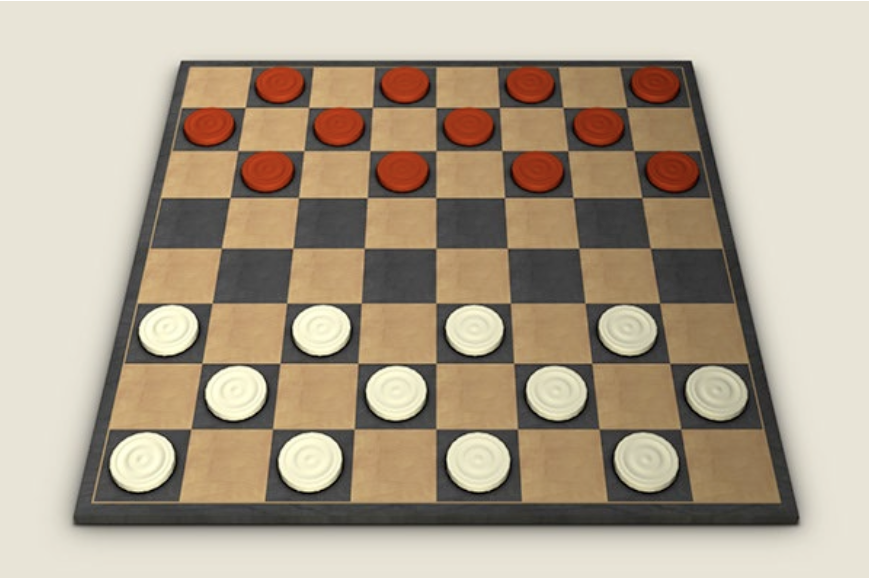
#> input picture hw1/1.png, 870 x 580 px
$ python hw1_4.py ../1.png
#> lines starting #> are read from the running program, lines starting #| are printed output that depends on the picture
import sys
import cv2
import numpy as np

def count_checker_pieces(image_path):
    # 이미지 읽기
#> called with image_path = '../1.png'
    img = cv2.imread(image_path)
#> img is the input picture: shape (580, 870, 3); mean B, G, R 143.4, 163.2, 177.2

    # 그레이스케일로 변환
    gray = cv2.cvtColor(img, cv2.COLOR_BGR2GRAY)
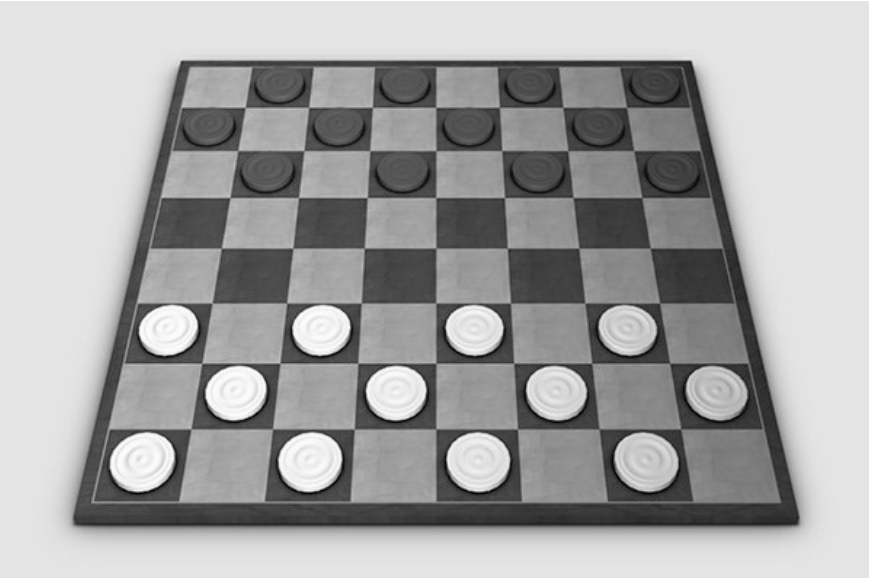
#> gray: shape (580, 870); min 1, max 255, mean 165.2

    # 가우시안 블러 적용
    blurred = cv2.GaussianBlur(gray, (5, 5), 0)

    # 원 검출을 위한 Hough 변환, 파라미터 참조 : https://stackoverflow.com/questions/58109962/how-to-optimize-circle-detection-with-python-opencv
    circles = cv2.HoughCircles(blurred, cv2.HOUGH_GRADIENT, dp = 1, minDist = 20,
                               param1 = 50, param2 = 30, minRadius = 10, maxRadius = 50)
#> circles = 25 rows, first 8: [643.5, 468.5, 36], [311.5, 460.5, 33.8], [395.5, 391.5, 29.5], [475.5, 461.5, 29.4], [139.5, 457.5, 38.3], [474.5, 326.5, 28.9], [554.5, 394.5, 29.3], [626.5, 329.5, 28.8]

    if circles is not None:
        circles = np.uint16(np.around(circles))
#> circles = 25 rows, first 8: [644, 468, 36], [312, 460, 34], [396, 392, 30], [476, 462, 29], [140, 458, 38], [474, 326, 29], [554, 394, 29], [626, 330, 29]
        white_count = 0
        black_count = 0

        for i in circles[0, :]:
            # 원의 중심점 좌표
            x, y = i[0], i[1]

            # 원의 중심점 픽셀 밝기 값
            brightness = gray[y, x]

            # 밝기에 따라 흰색 또는 검은색 말로 분류
            if brightness > 128:  # threshold를 128로 설정(임의의 이미지에 대해 범용으로 처리)
                white_count += 1
            else:
                black_count += 1
#> this loop made 25 passes
#> (i, x, y, brightness) on passes 1 to 12: ([644, 468, 36], 644, 468, 201), ([312, 460, 34], 312, 460, 250), ([396, 392, 30], 396, 392, 247), ([476, 462, 29], 476, 462, 235), ([140, 458, 38], 140, 458, 225), ([474, 326, 29], 474, 326, 226), ([554, 394, 29], 554, 394, 217), ([626, 330, 29], 626, 330, 215), ([718, 388, 32], 718, 388, 169), ([166, 324, 32], 166, 324, 232), ([322, 336, 32], 322, 336, 250), ([234, 386, 34], 234, 386, 236)
#> after the loop, black_count = 12; white_count = 13

        return white_count, black_count
    else:
        return 0, 0

if __name__ == "__main__":
    image_path = sys.argv[1]
    # 말 개수 세기
    white, black = count_checker_pieces(image_path)
#> white = 13; black = 12
    # 결과 출력
    print(f'w:{white} b:{black}')
#| w:13 b:12

$ run again, on hw1/11.png
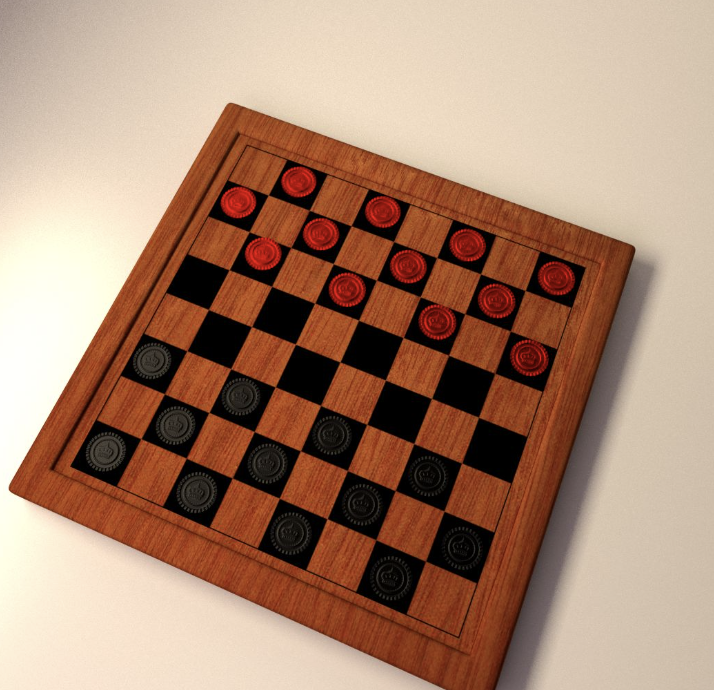
#> input picture hw1/11.png, 714 x 690 px
#> in count_checker_pieces, img is the input picture: shape (690, 714, 3); mean B, G, R 113.2, 134.3, 169.5
#> in count_checker_pieces, `gray = cv2.cvtColor(img, cv2.COLOR_BGR2GRAY)`:
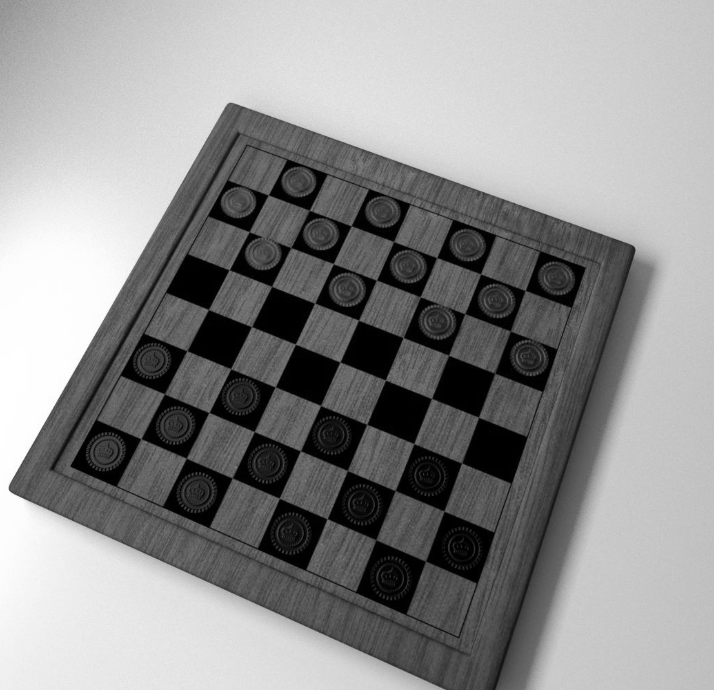
#> gray: shape (690, 714); min 0, max 255, mean 142.4
#> in count_checker_pieces, `circles = cv2.HoughCircles(blurred, cv2.HOUGH_GRADIENT, dp = 1, minDis..`: circles = 52 rows, first 8: [439.5, 591.5, 49.4], [146.5, 394.5, 49.4], [312.5, 539.5, 49.4], [191.5, 437.5, 45], [548.5, 279.5, 48.3], [117.5, 453.5, 43.8], [298.5, 192.5, 40.5], [266.5, 463.5, 19.6]
#> in count_checker_pieces, `circles = np.uint16(np.around(circles))`: circles = 52 rows, first 8: [440, 592, 49], [146, 394, 49], [312, 540, 49], [192, 438, 45], [548, 280, 48], [118, 454, 44], [298, 192, 40], [266, 464, 20]
#> the loop in count_checker_pieces, `for i in circles[0, :]:` made 52 passes
#> (i, x, y, brightness) on passes 1 to 8: ([440, 592, 49], 440, 592, 82), ([146, 394, 49], 146, 394, 106), ([312, 540, 49], 312, 540, 1), ([192, 438, 45], 192, 438, 1), ([548, 280, 48], 548, 280, 52), ([118, 454, 44], 118, 454, 11), ([298, 192, 40], 298, 192, 56), ([266, 464, 20], 266, 464, 31)
#> after the loop in count_checker_pieces, `for i in circles[0, :]:`: black_count = 52; white_count = 0
#> black = 52
#| w:0 b:52

$ run again, on hw1/2.png
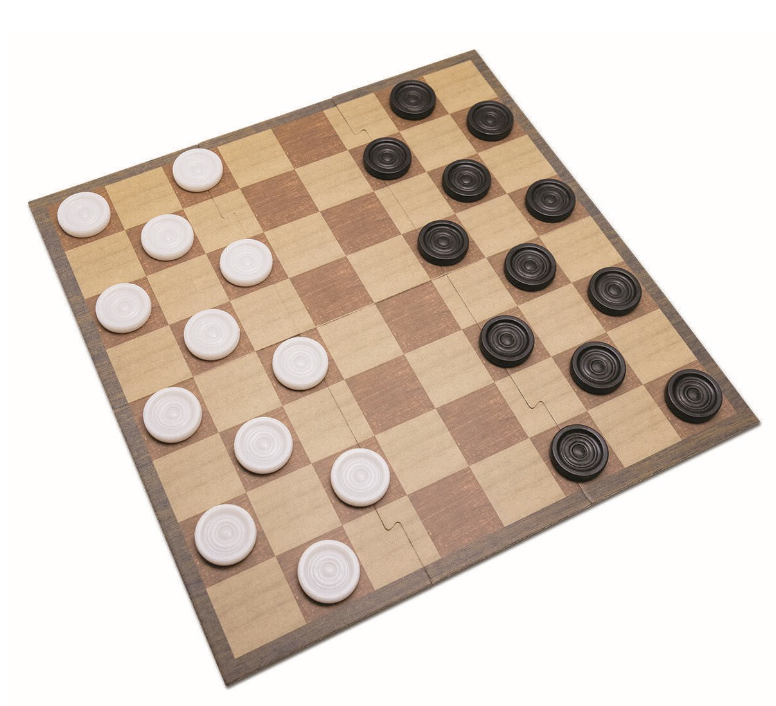
#> input picture hw1/2.png, 776 x 706 px
#> in count_checker_pieces, img is the input picture: shape (706, 776, 3); mean B, G, R 193.3, 204.9, 218
#> in count_checker_pieces, `gray = cv2.cvtColor(img, cv2.COLOR_BGR2GRAY)`:
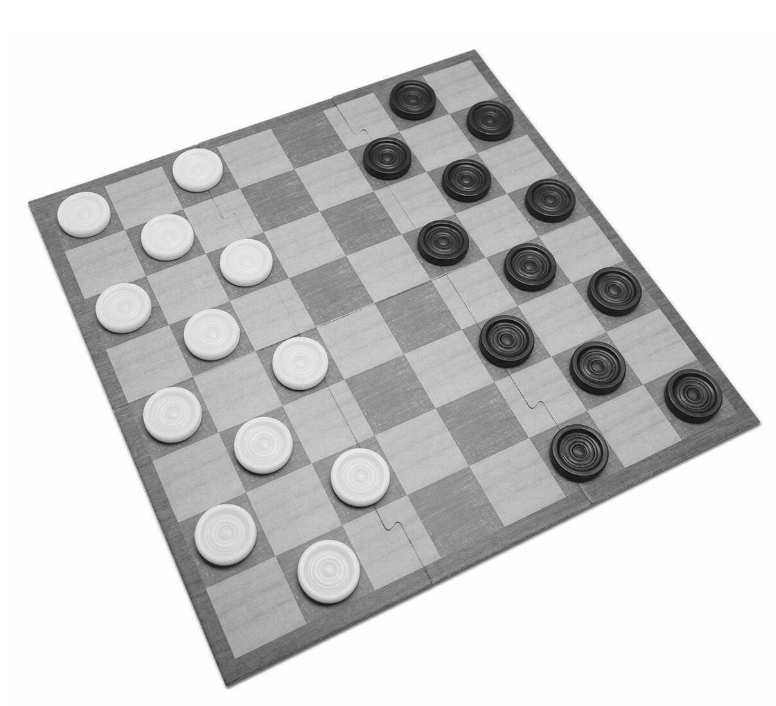
#> gray: shape (706, 776); min 8, max 255, mean 207.4
#> in count_checker_pieces, `circles = cv2.HoughCircles(blurred, cv2.HOUGH_GRADIENT, dp = 1, minDis..`: circles = 24 rows, first 8: [579.5, 453.5, 28.8], [263.5, 446.5, 30.2], [328.5, 569.5, 30.2], [172.5, 416.5, 29.9], [359.5, 478.5, 30.2], [505.5, 340.5, 27.1], [527.5, 266.5, 24.3], [224.5, 532.5, 31.5]
#> in count_checker_pieces, `circles = np.uint16(np.around(circles))`: circles = 24 rows, first 8: [580, 454, 29], [264, 446, 30], [328, 570, 30], [172, 416, 30], [360, 478, 30], [506, 340, 27], [528, 266, 24], [224, 532, 32]
#> the loop in count_checker_pieces, `for i in circles[0, :]:` made 24 passes
#> (i, x, y, brightness) on passes 1 to 8: ([580, 454, 29], 580, 454, 91), ([264, 446, 30], 264, 446, 226), ([328, 570, 30], 328, 570, 229), ([172, 416, 30], 172, 416, 221), ([360, 478, 30], 360, 478, 223), ([506, 340, 27], 506, 340, 96), ([528, 266, 24], 528, 266, 92), ([224, 532, 32], 224, 532, 223)
#> after the loop in count_checker_pieces, `for i in circles[0, :]:`: black_count = 12
#| w:12 b:12

$ run again, on hw1/3.png
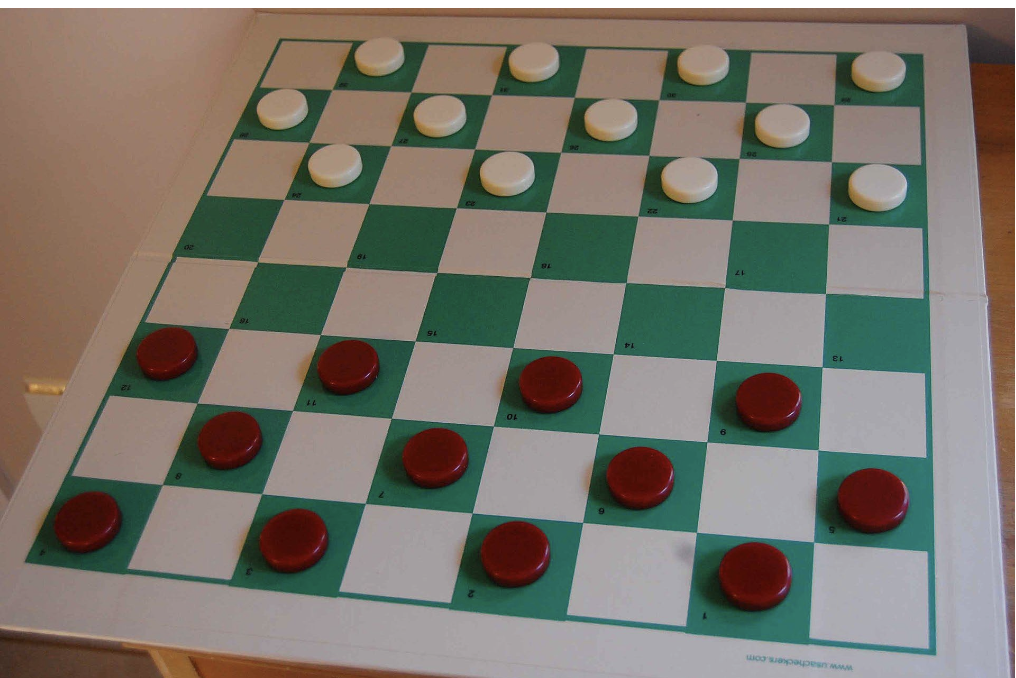
#> input picture hw1/3.png, 1016 x 678 px
#> in count_checker_pieces, img is the input picture: shape (678, 1016, 3); mean B, G, R 107.9, 118, 122.2
#> in count_checker_pieces, `gray = cv2.cvtColor(img, cv2.COLOR_BGR2GRAY)`:
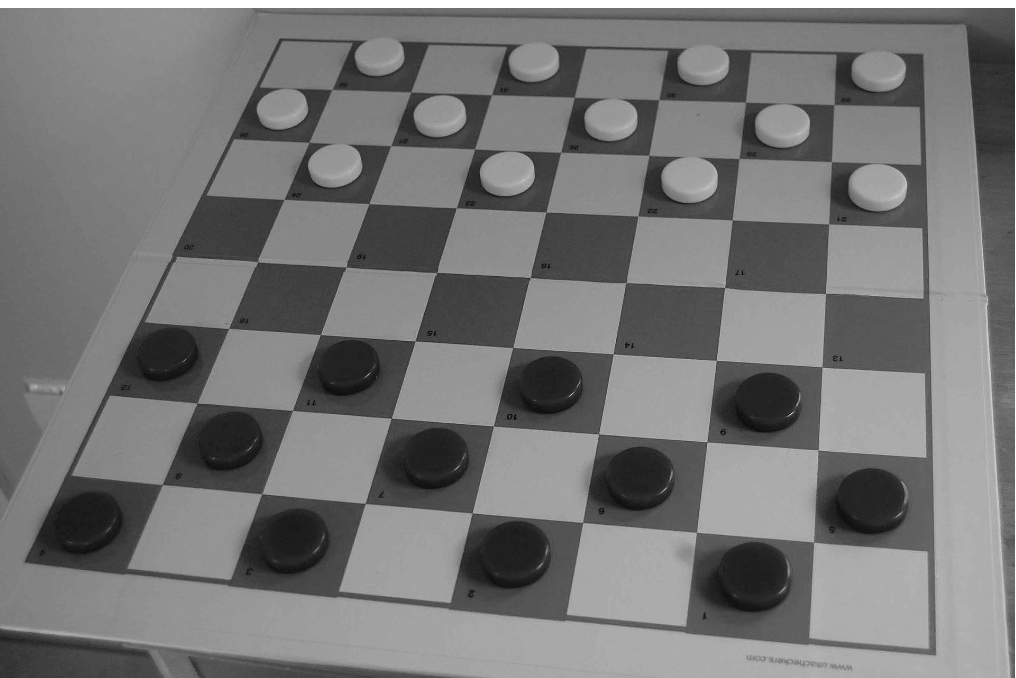
#> gray: shape (678, 1016); min 3, max 255, mean 118.1
#> in count_checker_pieces, `circles = cv2.HoughCircles(blurred, cv2.HOUGH_GRADIENT, dp = 1, minDis..`: circles = 23 rows, first 8: [756.5, 576.5, 34.9], [515.5, 553.5, 34.6], [642.5, 477.5, 31.4], [513.5, 172.5, 21], [296.5, 538.5, 32.4], [870.5, 505.5, 37.2], [870.5, 186.5, 22.5], [353.5, 365.5, 26]
#> in count_checker_pieces, `circles = np.uint16(np.around(circles))`: circles = 23 rows, first 8: [756, 576, 35], [516, 554, 35], [642, 478, 31], [514, 172, 21], [296, 538, 32], [870, 506, 37], [870, 186, 22], [354, 366, 26]
#> the loop in count_checker_pieces, `for i in circles[0, :]:` made 23 passes
#> (i, x, y, brightness) on passes 1, 2, 3, 4, 5, 7, 8, 9: ([756, 576, 35], 756, 576, 31), ([516, 554, 35], 516, 554, 31), ([642, 478, 31], 642, 478, 35), ([514, 172, 21], 514, 172, 156), ([296, 538, 32], 296, 538, 29), ([870, 186, 22], 870, 186, 167), ([354, 366, 26], 354, 366, 34), ([278, 94, 35], 278, 94, 143)
#> after the loop in count_checker_pieces, `for i in circles[0, :]:`: black_count = 10; white_count = 13
#> black = 10
#| w:13 b:10
